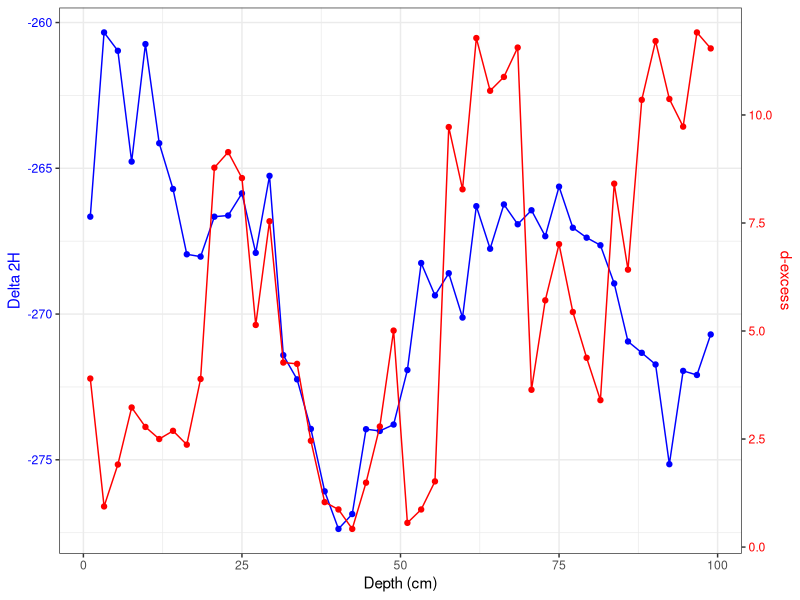

The R source for this figure:
## ---- chunk 1
knitr::opts_chunk$set(echo = TRUE,
                      message = FALSE, 
                      warning = FALSE,
                      fig.align = "center",
                      fig.width = 10,
                      fig.height = 6)
## ---- chunk 2

# Libraries
library("tidyverse")       # data wrangling and visualisation
library("svglite") #for saving SVGs
library("ggpubr") #for saving plots
library("here")            # set the path to the folder 
library("RColorBrewer")

set.seed(57)
## ---- chunk 3
df <- read.csv("water_isotopes.csv", header = TRUE) #%>%
  #reshape2::melt(., id.vars = "depth")

# Calculate scaling factor to map d-excess range onto Delta 2H range
scale_factor <- diff(range(df$Delta.2H)) / diff(range(df$d.excess))
offset <- min(df$Delta.2H) - min(df$d.excess) * scale_factor

plot <- ggplot(df, aes(x = depth)) +
  geom_line(aes(y = Delta.2H), color = "blue") +
  geom_point(aes(y = Delta.2H), color = "blue") +
  geom_line(aes(y = d.excess * scale_factor + offset), color = "red") +
  geom_point(aes(y = d.excess * scale_factor + offset), color = "red") +
  scale_y_continuous(
    name = "Delta 2H",
    sec.axis = sec_axis(~ (. - offset) / scale_factor, name = "d-excess")
  ) +
  xlab("Depth (cm)") +
  theme_bw() +
  theme(
    axis.title.y.left  = element_text(color = "blue"),
    axis.text.y.left   = element_text(color = "blue"),
    axis.title.y.right = element_text(color = "red"),
    axis.text.y.right  = element_text(color = "red")
  )

plot

#ggsave("Figure S6_water isotopes.png", plot, width = 220, height = 100, units = "mm",dpi = 300)
#ggsave("Figure S6_water isotopes.svg", plot, width = 220, height = 100, units = "mm",dpi = 300)
